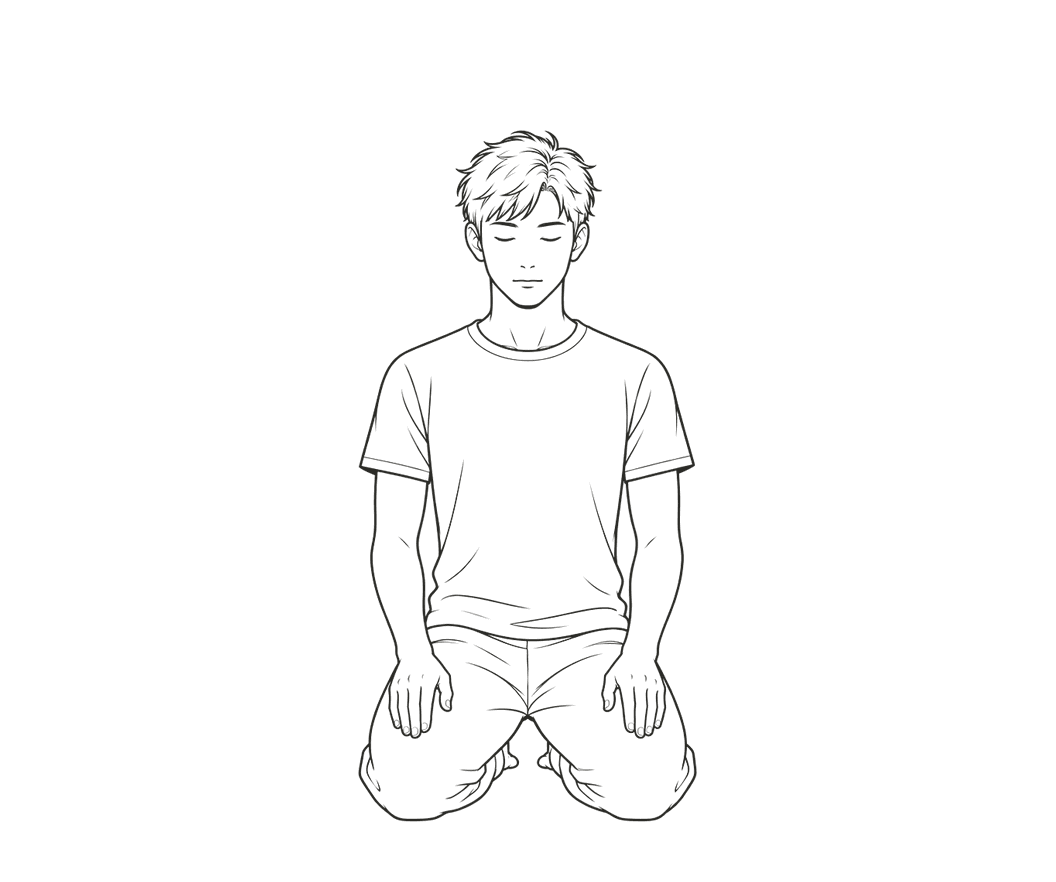
#> input picture practice/images/prostration/step-01.png, 1056 x 882 px, given in place of prostration-redrawn-A.png, which was not available
$ python build-prostration-plates.py ../../practice/images/prostration/step-01.png
#> lines starting #> are read from the running program, lines starting #| are printed output that depends on the picture; pictures that were not available may be replaced by others from this repository, and a replacement may not be noted
"""Build the 41 prostration plates from FH's own redrawn plates.

FH redrew the whole Sirimangalo sequence in October 2026 (kneeling A and B,
then positions 1 to 39). His files are the sources; they are large, so they
stay outside the repository, in `C:\\Dev\\faisalhenar.com\\Prostration redraws`
as `prostration-redrawn-A.png`, `-B.png`, `-01.png` ... `-39.png`.

Each drawing is used exactly as drawn. This only:
  - turns the paper transparent and sets the line in the site's ink, with the
    same level curve as proc.py (alpha from darkness, white above 236 gone);
  - scales every plate by ONE shared factor, so the plates keep the sizes they
    have relative to each other;
  - centres each drawing in the plate frame and stands it on a common
    baseline, as place_plates.py did for the earlier set, so a row of plates
    reads evenly.
Nothing is redrawn, cropped out, rotated or scaled per plate.

Output: practice/images/prostration/kneel-a.png, kneel-b.png, step-01.png ...
at 1056 x 882 (three times the 352 x 294 frame the pages use).

Usage:  python3 tools/figures/build-prostration-plates.py "<redraws folder>"
"""
import os, sys
import numpy as np
from PIL import Image

HERE = os.path.dirname(os.path.abspath(__file__))
OUT = os.path.join(HERE, '..', '..', 'practice', 'images', 'prostration')
W, H = 1056, 882          # 3 x the 352 x 294 frame
BASELINE = 822            # 3 x 274, where every drawing stands
TOP = 18                  # keep this much clear above the tallest drawing
SIDE = 12
INK = (0x2B, 0x2B, 0x27)  # the practice room's ink
LEVELS = 16

# A plate drawn in a lighter grey than the rest can have its tone deepened
# here: each line pixel's darkness against the paper is multiplied by the
# factor, the paper stays clear, nothing moves and no line changes width.
# Empty since FH redrew plates 1 and 2 darker (19 Oct 2026).
TONE = {}

NAMES = [('A', 'kneel-a'), ('B', 'kneel-b')] + [('%02d' % i, 'step-%02d' % i) for i in range(1, 40)]

def alpha_of(path, tone=1.0):
#> called with tone = 1
    im = Image.open(path).convert('RGBA')
#> im is the input picture: PIL image 1056x882 RGBA; mean R, G, B, A 43, 43, 39, 4.1
    bg = Image.new('RGBA', im.size, (255, 255, 255, 255))
#> bg: PIL image 1056x882 RGBA; every value is 255
    bg.alpha_composite(im)
    a = np.asarray(bg.convert('L')).astype(np.float32)
    al = (np.clip((236.0 - a) / (236.0 - 40.0), 0, 1) * 255).astype(np.uint8)
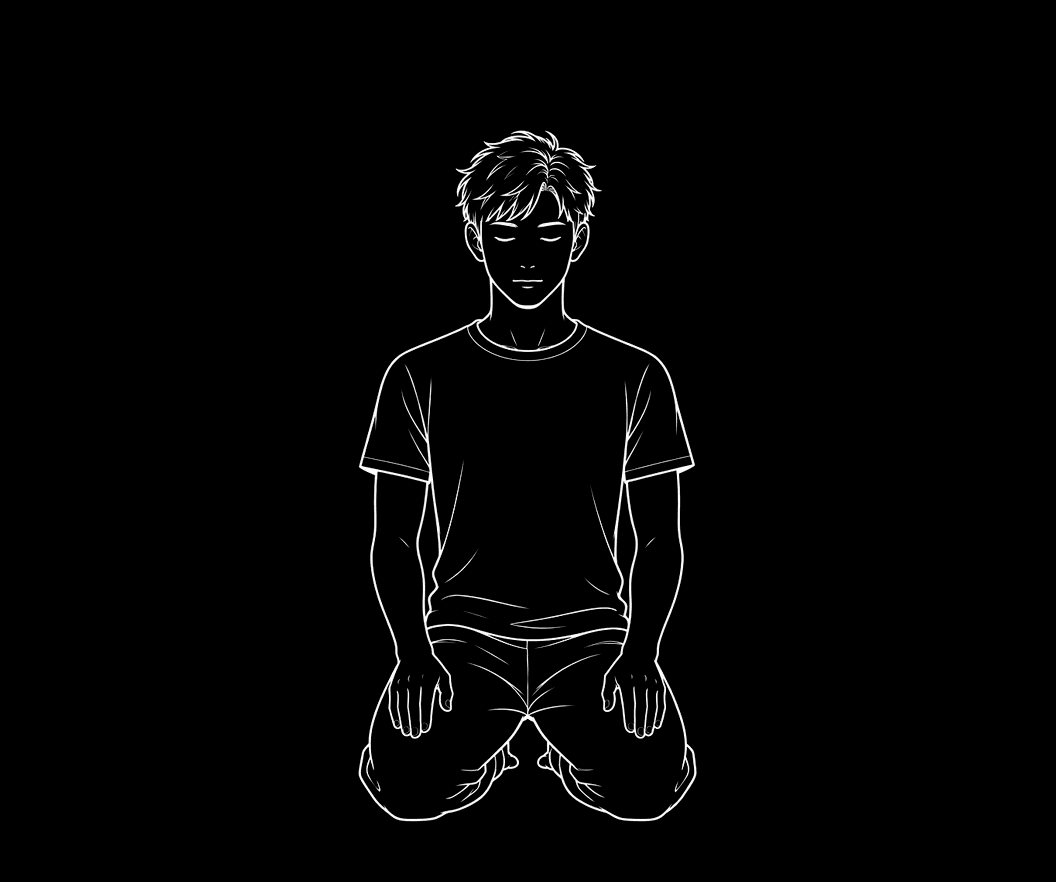
#> al: shape (882, 1056); min 0, max 251, mean 3.7
    if tone != 1.0:
        # darker, but only where there was already line: the paper stays clear
        paper = float(np.median(a))
        dark = np.clip(paper - (paper - a) * tone, 0, 255)
        toned = (np.clip((236.0 - dark) / (236.0 - 40.0), 0, 1) * 255).astype(np.uint8)
        al = np.where(al > 0, toned, 0).astype(np.uint8)
    l, t, r, b = Image.fromarray(al).getbbox()
#> l = 358; t = 130; r = 697; b = 822
    return Image.fromarray(al).crop((l, t, r, b))
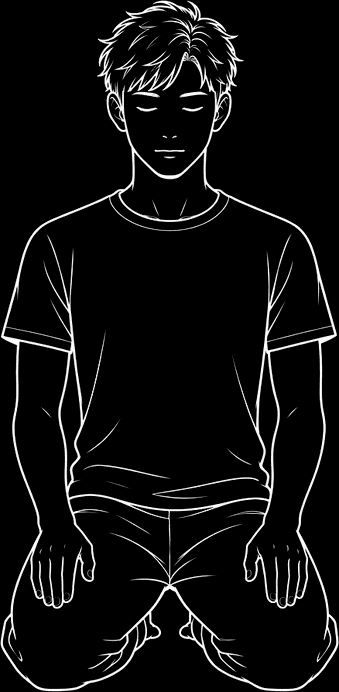
#> returned value: PIL image 339x692 L; min 0, max 251, mean 14.9

def main(src):
    alphas = [(out, alpha_of(os.path.join(src, 'prostration-redrawn-%s.png' % n), TONE.get(n, 1.0))) for n, out in NAMES]
#> call 2 of alpha_of, with tone = 1
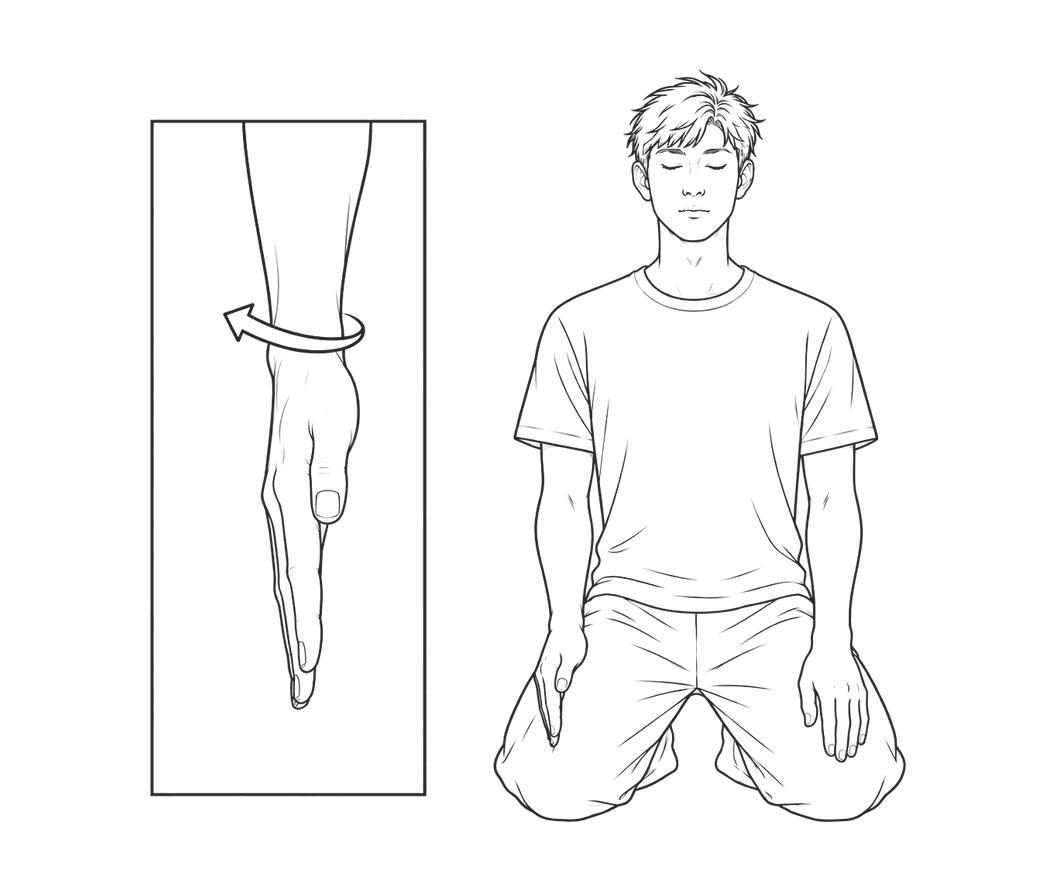
#> input picture practice/images/prostration/step-02.png, 1056 x 882 px, given in place of prostration-redrawn-B.png, which was not available
#> in alpha_of, im is the input picture: PIL image 1056x882 RGBA; mean R, G, B, A 43, 43, 39, 7.6
#> in alpha_of (call 2), `al = (np.clip((236.0 - a) / (236.0 - 40.0), 0, 1) * 255).astype(np.uin..`:
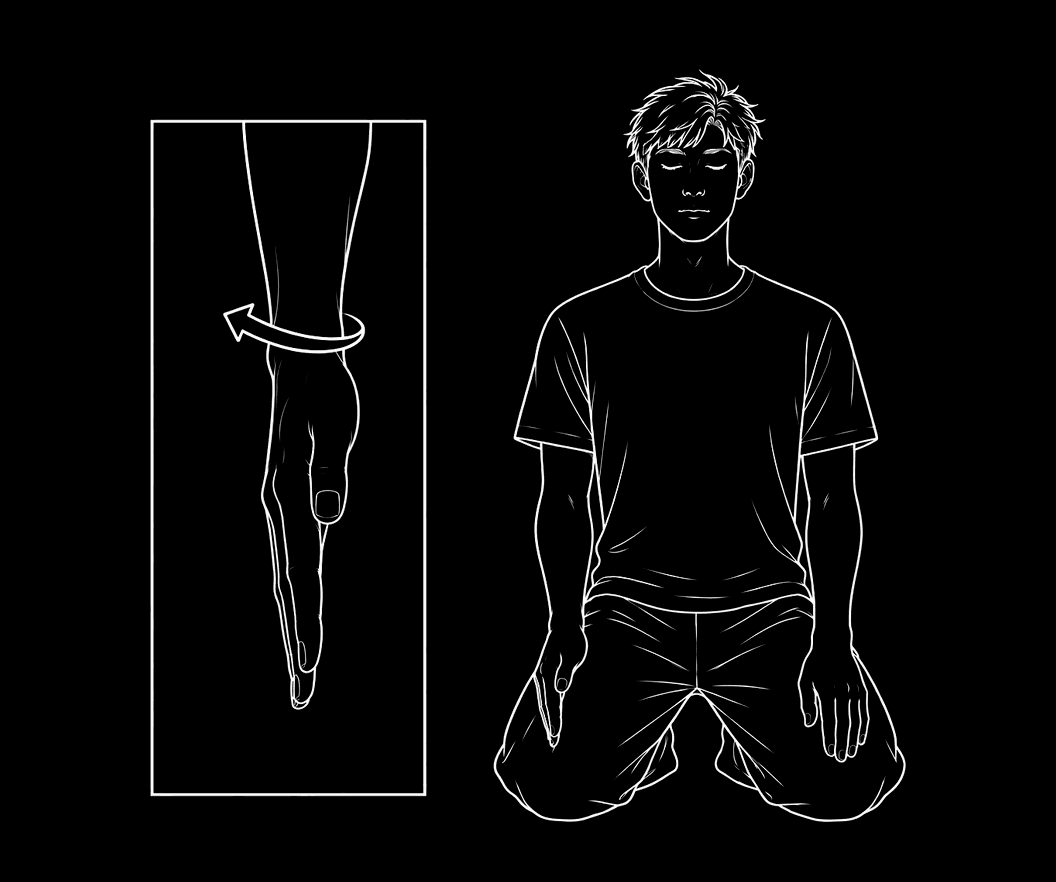
#> al: shape (882, 1056); min 0, max 251, mean 7
#> in alpha_of (call 2), `l, t, r, b = Image.fromarray(al).getbbox()`: l = 150; t = 69; r = 906
#> in alpha_of (call 2), `return Image.fromarray(al).crop((l, t, r, b))`:
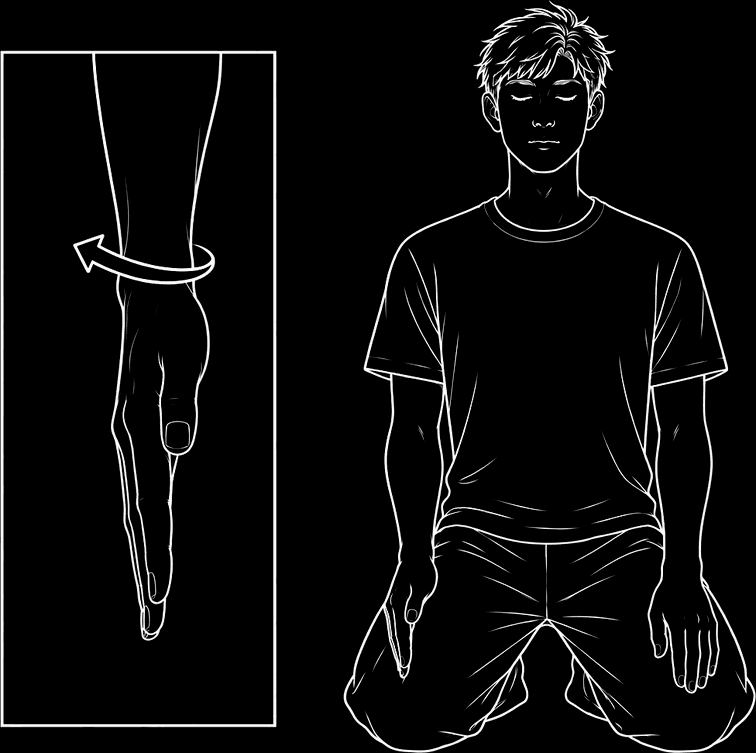
#> returned value: PIL image 756x753 L; min 0, max 251, mean 11.5
    f = min(min((BASELINE - TOP) / a.height, (W - 2 * SIDE) / a.width) for _, a in alphas)
    print('shared scale %.4f' % f)
    for out, a in alphas:
        a = a.resize((round(a.width * f), round(a.height * f)), Image.LANCZOS)
        canvas = Image.new('L', (W, H), 0)
        canvas.paste(a, ((W - a.width) // 2, BASELINE - a.height))
        # Saved as a 16-entry palette: one ink colour at 16 levels of opacity.
        # Line art loses nothing visible, and each file is a third the size.
        idx = np.round(np.asarray(canvas) / 255.0 * (LEVELS - 1)).astype(np.uint8)
        p = Image.fromarray(idx, 'P')
        p.putpalette(list(INK) * LEVELS)
        trns = bytes(round(i * 255 / (LEVELS - 1)) for i in range(LEVELS))
        dst = os.path.join(OUT, out + '.png')
        p.save(dst, optimize=True, transparency=trns)
        print('%-8s %4dx%-4d %6d bytes' % (out, a.width, a.height, os.path.getsize(dst)))

if __name__ == '__main__':
#> (the run stopped early here; a loop or call above may not have finished)
